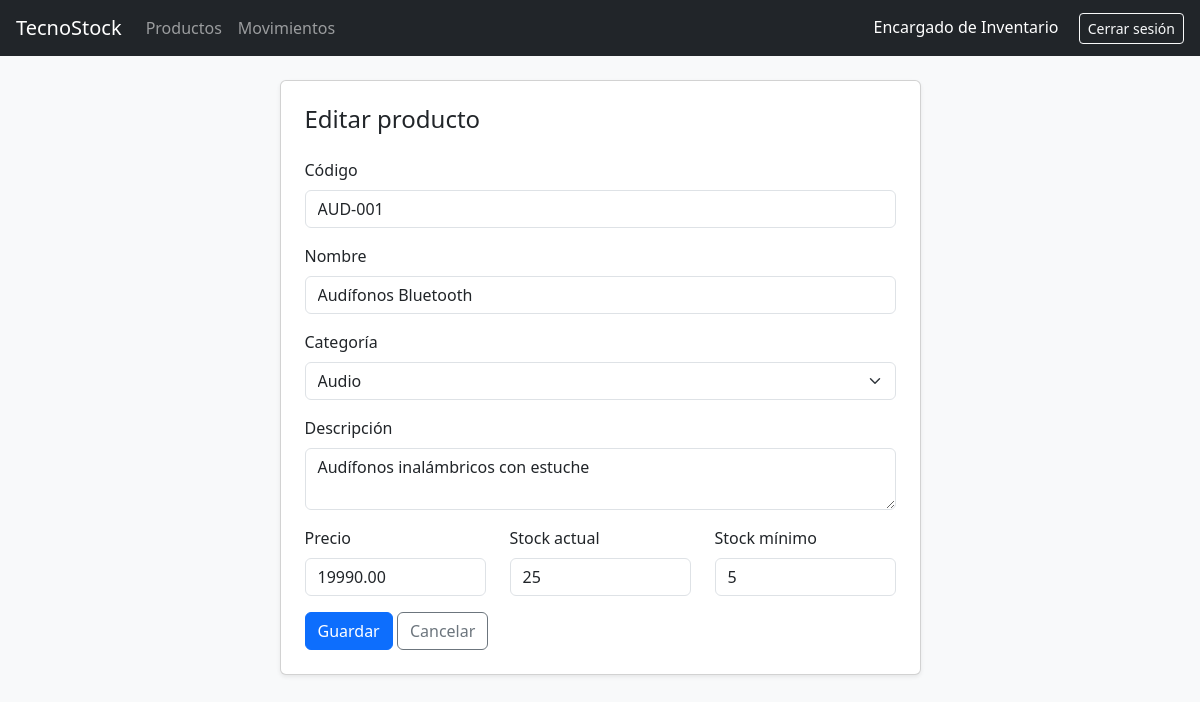
The app's page /productoForm.php?id=1 (signed in) with its own data.
### tables this page shows
CREATE TABLE producto (
    idProducto  INT AUTO_INCREMENT PRIMARY KEY,
    codigo      VARCHAR(30)  NOT NULL UNIQUE,
    nombre      VARCHAR(100) NOT NULL,
    descripcion VARCHAR(255),
    precio      DECIMAL(10,2) NOT NULL,
    stockActual INT NOT NULL DEFAULT 0,
    stockMinimo INT NOT NULL DEFAULT 0,
    estado      TINYINT NOT NULL DEFAULT 1,    
    idCategoria INT NOT NULL,
    CONSTRAINT chkPrecio      CHECK (precio >= 0),
    CONSTRAINT chkStockActual CHECK (stockActual >= 0),
    CONSTRAINT chkStockMinimo CHECK (stockMinimo >= 0),
    CONSTRAINT fkProductoCategoria FOREIGN KEY (idCategoria)
        REFERENCES categoria(idCategoria)
);

CREATE TABLE categoria (
    idCategoria INT AUTO_INCREMENT PRIMARY KEY,
    nombre      VARCHAR(100) NOT NULL UNIQUE,
    descripcion VARCHAR(255),
    estado      TINYINT NOT NULL DEFAULT 1
);

### productoForm.php (the view, shortened to what this page needs)
<?php
require "conexion.php";
$idProducto = (int)($_GET["id"] ?? 0);
$esEdicion  = $idProducto > 0;
$producto = [
    "codigo"      => "",
    "nombre"      => "",
    "descripcion" => "",
    "precio"      => "",
    "stockActual" => "0",
    "stockMinimo" => "0",
    "idCategoria" => ""
];
$categorias = $conexion->query(
    "SELECT idCategoria, nombre FROM categoria WHERE estado = 1 ORDER BY nombre"
)->fetchAll();
if ($esEdicion) {
    $consulta = $conexion->prepare("SELECT * FROM producto WHERE idProducto = ? AND estado = 1");
    $consulta->execute([$idProducto]);
    $productoBd = $consulta->fetch();
    $producto = $productoBd;
}
?>
<!DOCTYPE html>
<html lang="es">
<head>
    <link href="https://cdn.jsdelivr.net/npm/bootstrap@5.3.3/dist/css/bootstrap.min.css" rel="stylesheet">
</head>
<body class="bg-light">
    <?php require "menu.php"; ?>
    <div class="container mt-4 mb-5">
        <div class="row justify-content-center">
            <div class="col-md-7">
                <div class="card shadow-sm">
                    <div class="card-body p-4">
                        <h4 class="mb-4"><?php echo $esEdicion ? "Editar producto" : "Nuevo producto"; ?></h4>
                        <form method="POST" onsubmit="return validarProducto()">
                            <div class="mb-3">
                                <label class="form-label">Código</label>
                                <input type="text" class="form-control" id="codigo" name="codigo"
                                       value="<?php echo htmlspecialchars($producto["codigo"]); ?>"
                                       <?php echo $esEdicion ? "readonly" : ""; ?>>
                            </div>
                            <div class="mb-3">
                                <label class="form-label">Nombre</label>
                                <input type="text" class="form-control" id="nombre" name="nombre"
                                       value="<?php echo htmlspecialchars($producto["nombre"]); ?>">
                            </div>
                            <div class="mb-3">
                                <label class="form-label">Categoría</label>
                                <select class="form-select" id="idCategoria" name="idCategoria">
                                    <?php foreach ($categorias as $categoria) { ?>
                                        <option value="<?php echo $categoria["idCategoria"]; ?>"
                                            <?php echo $categoria["idCategoria"] == $producto["idCategoria"] ? "selected" : ""; ?>>
                                            <?php echo htmlspecialchars($categoria["nombre"]); ?>
                                        </option>
                                    <?php } ?>
                                </select>
                            </div>
                            <div class="mb-3">
                                <label class="form-label">Descripción</label>
                                <textarea class="form-control" id="descripcion" name="descripcion" rows="2"><?php echo htmlspecialchars($producto["descripcion"] ?? ""); ?></textarea>
                            </div>
                            <div class="row">
                                <div class="col-md-4 mb-3">
                                    <label class="form-label">Precio</label>
                                    <input type="number" class="form-control" id="precio" name="precio" min="0" step="0.01"
                                           value="<?php echo htmlspecialchars($producto["precio"]); ?>">
                                </div>
                                <div class="col-md-4 mb-3">
                                    <label class="form-label">Stock actual</label>
                                    <input type="number" class="form-control" id="stockActual" name="stockActual" min="0" step="1"
                                           value="<?php echo htmlspecialchars($producto["stockActual"]); ?>">
                                </div>
                                <div class="col-md-4 mb-3">
                                    <label class="form-label">Stock mínimo</label>
                                    <input type="number" class="form-control" id="stockMinimo" name="stockMinimo" min="0" step="1"
                                           value="<?php echo htmlspecialchars($producto["stockMinimo"]); ?>">
                                </div>
                            </div>
                            <button type="submit" class="btn btn-primary">Guardar</button>
                            <a href="productos.php" class="btn btn-outline-secondary">Cancelar</a>
                        </form>
                    </div>
                </div>
            </div>
        </div>
    </div>
</body>
</html>

### records on screen
producto: codigo "AUD-001", nombre "Audífonos Bluetooth", idCategoria "Audio", descripcion "Audífonos inalámbricos con estuche", precio "19990.00", stockActual "25", stockMinimo "5"

### other values on screen
$_SESSION["nombreUsuario"] "Encargado de Inventario"
